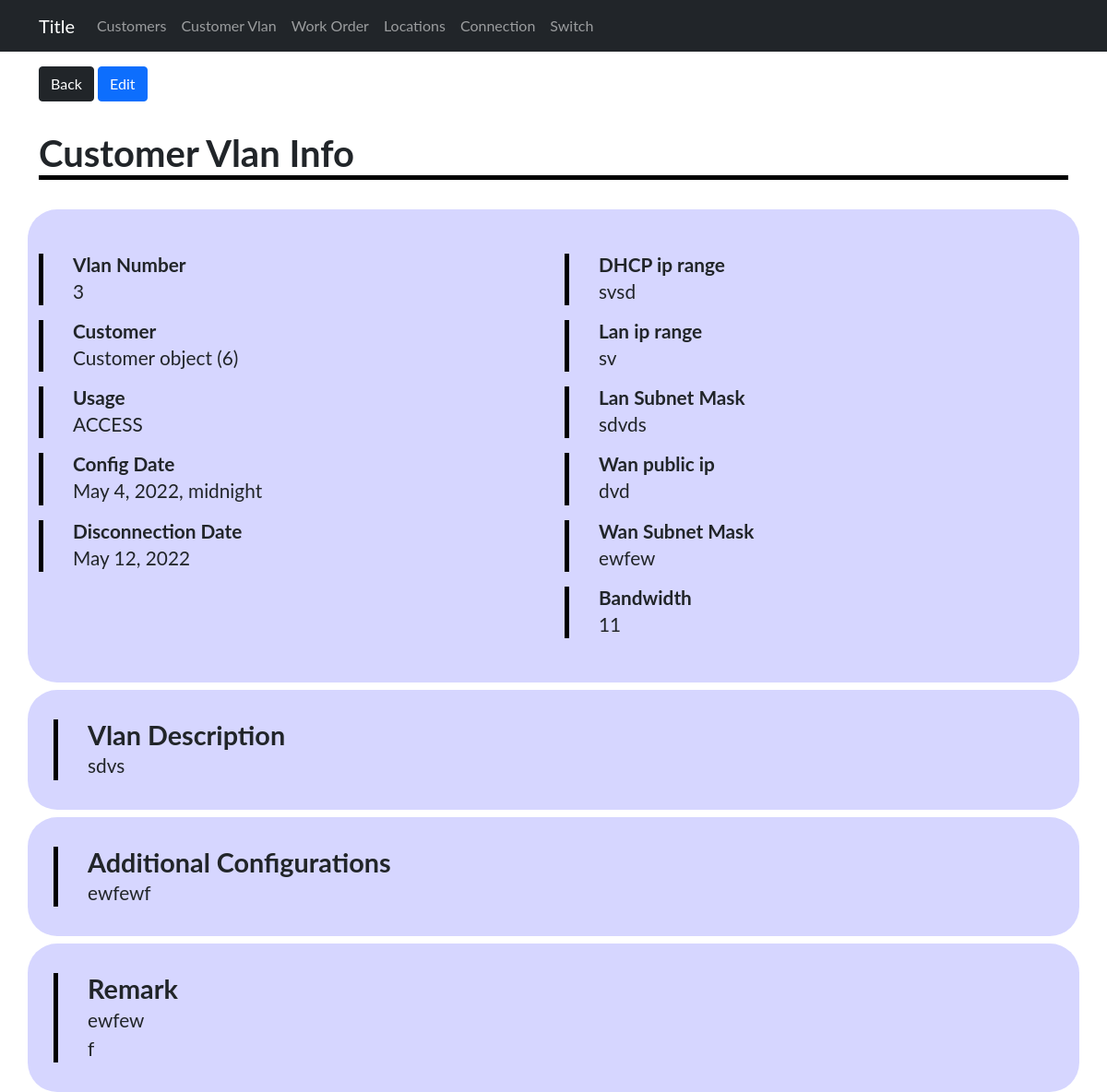
Page /devices/vlan/6 on the committed database.
### sitadevices/models.py (models this page shows)
class CustomerVlan(models.Model):
    customor = models.ForeignKey(Customer, on_delete=models.CASCADE)
    vlan_number = models.IntegerField()
    usage = models.CharField(choices=usages, max_length=200)
    config_date = models.DateTimeField()
    vlan_description = models.TextField()
    ip_config = models.CharField(choices=ip, max_length=200)
    dhcp_ip_range = models.CharField(max_length=50)
    lan_ip_range = models.CharField(max_length=50)
    lan_subnet_mask = models.CharField(max_length=50)
    wan_public_ip = models.CharField(max_length=50)
    wan_subnet_mask = models.CharField(max_length=50)
    bandwidth = models.IntegerField()
    additional_config = models.TextField()
    remark = models.TextField()
    disconnection_date = models.DateField(null=True, blank=True)
    submitted_date_time = models.DateTimeField(default=timezone.now)

class Customer(models.Model):
    company_name = models.CharField(max_length=255)
    contact_person = models.CharField(max_length=255)
    email = models.EmailField()
    phone = models.IntegerField()
    active = models.CharField(choices=yesno, max_length=200)
    submitted_date_time = models.DateTimeField(default=timezone.now)

### sitadevices/views.py (the view)
# urls.py: path('vlan/<int:customerVlan_id>', CustomerVlanInd, name='customerVlanind'),
def CustomerVlanInd(request, customerVlan_id):
    customerVlan = CustomerVlan.objects.filter(id = customerVlan_id)
    dic = {
        'customerVlan': customerVlan,
    }
    return render(request, 'admin/customervlan/indcustomerVlan.html', {'dic': dic})

### sitadevices/templates/admin/customervlan/indcustomerVlan.html
{% extends 'admin/base1.html' %}
{% block content %}
{% for vlan in dic.customerVlan %}
<div class="container">
    <a href="{%url 'device:customerVlanlist' %}"><button type="button" class="btn btn-dark mt-3">Back</button></a>
    <a href="{%url 'device:customerVlanupd' vlan.id%}"><button type="button" class="btn btn-primary mt-3">Edit</button></a>
    <h1 class="title top">Customer Vlan Info</h1>
    <div class="line-top"></div>
    <div class="row">
        <div class="col-sm-6">
            <div class="text-area">
                <div class="line"></div>
                <div class="space-between">
                    <h3 class="title">Vlan Number</h3>
                    <p class="text">{{vlan.vlan_number}}</p>
                </div>
            </div>
            <div class="text-area">
                <div class="line"></div>
                <div class="space-between">
                    <h3 class="title">Customer</h3>
                    <p class="text">{{vlan.customor}}</p>
                </div>
            </div>
            <div class="text-area">
                <div class="line"></div>
                <div class="space-between">
                    <h3 class="title">Usage</h3>
                    <p class="text">{{vlan.usage}}</p>
                </div>
            </div>
            <div class="text-area">
                <div class="line"></div>
                <div class="space-between">
                    <h3 class="title">Config Date</h3>
                    <p class="text">{{vlan.config_date}}</p>
                </div>
            </div>
            <div class="text-area">
                <div class="line"></div>
                <div class="space-between">
                    <h3 class="title">Disconnection Date</h3>
                    <p class="text">{{vlan.disconnection_date}}</p>
                </div>
            </div>
        </div>
        <div class="col-sm-6">
            <div class="text-area">
                <div class="line"></div>
                <div class="space-between">
                    <h3 class="title">DHCP ip range</h3>
                    <p class="text">{{vlan.dhcp_ip_range}}</p>
                </div>
            </div>
            <div class="text-area">
                <div class="line"></div>
                <div class="space-between">
                    <h3 class="title">Lan ip range</h3>
                    <p class="text">{{vlan.lan_ip_range}}</p>
                </div>
            </div>
            <div class="text-area">
                <div class="line"></div>
                <div class="space-between">
                    <h3 class="title">Lan Subnet Mask</h3>
                    <p class="text">{{vlan.lan_subnet_mask}}</p>
                </div>
            </div>
            <div class="text-area">
                <div class="line"></div>
                <div class="space-between">
                    <h3 class="title">Wan public ip</h3>
                    <p class="text">{{vlan.wan_public_ip}}</p>
                </div>
            </div>
            <div class="text-area">
                <div class="line"></div>
                <div class="space-between">
                    <h3 class="title">Wan Subnet Mask</h3>
                    <p class="text">{{vlan.wan_subnet_mask}}</p>
                </div>
            </div>
            <div class="text-area">
                <div class="line"></div>
                <div class="space-between">
                    <h3 class="title">Bandwidth</h3>
                    <p class="text">{{vlan.bandwidth}}</p>
                </div>
            </div>
        </div>
    </div>
    <div class="row textfield">
        <div class="col-sm-12">
            <div class="text-area ">
                <div class="line"></div>
                <div class="space-between">
                    <h3 class="text-long-title">Vlan Description</h3>
                    <p class="textarea text">{{vlan.vlan_description}}</p>
                </div>
            </div>
        </div>
    </div>
    <div class="row textfield">
        <div class="col-sm-12 ">
            <div class="text-area">
                <div class="line"></div>
                <div class="space-between">
                    <h3 class="text-long-title">Additional Configurations</h3>
                    <p class="textarea text">{{vlan.additional_config}}</p>
                </div>
            </div>
        </div>
    </div>
    <div class="row textfield">
        <div class="col-sm-12">
            <div class="text-area">
                <div class="line"></div>
                <div class="space-between">
                    <h3 class="text-long-title">Remark</h3>
                    <p class="textarea text">{{vlan.remark}}</p>
                </div>
            </div>
        </div>
    </div>
</div>
{% endfor %}
{% endblock  %}

### static/Css/devices/styles.css (style rules this page uses)
h1,h2,h3,h4,p,a { margin:0; padding:0; }
a { text-decoration: none; color: black; }
.line-top { height: 5px; width:100%; background-color: black; margin-bottom: 2rem; }
.row { background-color:rgb(214, 214, 255); padding: 2rem 0; margin-top:1rem; border-radius: 2rem; }
.text-area { margin:1rem 0; display: flex; }
.textfield { margin-top:0.5rem; padding:1rem; }
.title { font-weight: bold; font-size: 1.3rem; }
.top { margin-top: 2rem; font-size: 2.5rem; }
.text { font-size: 1.3rem; }
.textarea { width:70%; overflow-wrap: break-word; }
.line { width:5px; background-color: rgb(0, 0, 0); }
.space-between { margin-left:2rem }
.text-long-title { font-size:1.8rem; font-weight: bold; }

### sitadevices/templates/admin/base1.html (style rules this page uses)
body { font-family: "Lato", sans-serif; }

### rows in the picture
CustomerVlan: vlan_number "3", customor "Customer object (6)", usage "ACCESS", config_date "May 4, 2022, midnight", disconnection_date "May 12, 2022", dhcp_ip_range "svsd", lan_ip_range "sv", lan_subnet_mask "sdvds", wan_public_ip "dvd", wan_subnet_mask "ewfew", bandwidth "11", vlan_description "sdvs", additional_config "ewfewf", remark "ewfewf"
